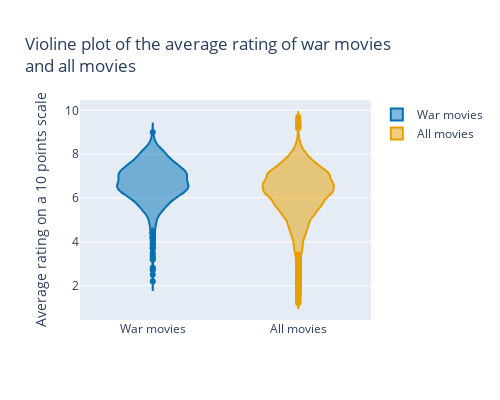

Notebook code for this chart:
### Code cell
import plotly.graph_objects as go

fig = go.Figure()
fig.add_trace(go.Violin(y=all_movies_genre_war['averageRating'], name='War movies', marker_color='rgb(0, 114, 178)'))
fig.add_trace(go.Violin(y=all_movies_cleaned['averageRating'], name='All movies',  marker_color='rgb(230, 159, 0)'))
fig.update_layout(title='Violine plot of the average rating of war movies<br>and all movies',
                   yaxis_title='Average rating on a 10 points scale')
fig.update_layout( width=500, height=400 )
fig.show()

### Figure 1 — Plotly figure (JSON) as saved in the notebook; plotly's stock layout.template omitted (floating-point values rounded to 4 significant figures; data arrays with more than 128 entries replaced by an {"elided": "..."} marker saying what was removed)
{"data": [{"marker": {"color": "rgb(0, 114, 178)"}, "name": "War movies", "type": "violin", "y": {"elided": "1473 float values"}}, {"marker": {"color": "rgb(230, 159, 0)"}, "name": "All movies", "type": "violin", "y": {"elided": "36797 float values"}}], "layout": {"height": 400, "title": {"text": "Violine plot of the average rating of war movies<br>and all movies"}, "width": 500, "yaxis": {"title": {"text": "Average rating on a 10 points scale"}}}}
